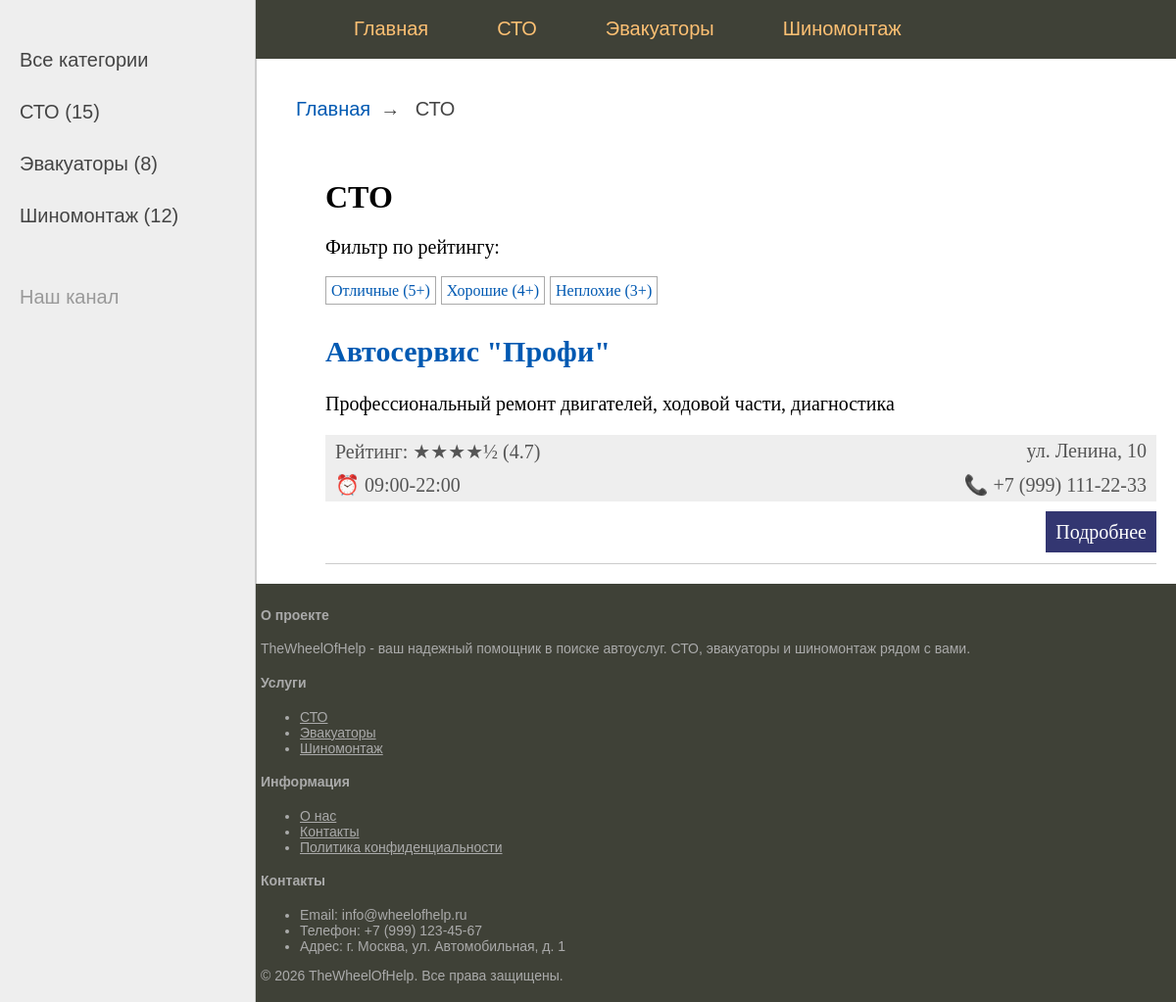
Page /category/tech-station/ on the committed database.
### homepage/models.py (models this page shows, shortened)
class Category(models.Model):
    name = models.CharField(max_length=100, verbose_name="Название")
    slug = models.SlugField(max_length=100, unique=True, db_index=True, verbose_name="URL")
    class Meta:
        verbose_name = "Категория"
        verbose_name_plural = "Категории"

class Service(models.Model):
    title = models.CharField(max_length=255, verbose_name="Название")
    slug = models.SlugField(max_length=255, unique=True, db_index=True, verbose_name="URL")
    description = models.TextField(blank=True, verbose_name="Описание")
    category = models.ForeignKey('Category', on_delete=models.PROTECT, verbose_name="Категория")
    address = models.CharField(max_length=255, verbose_name="Адрес")
    phone = models.CharField(max_length=20, verbose_name="Телефон")
    work_time = models.CharField(max_length=255, blank=True, verbose_name="Время работы")
    rating = models.FloatField(default=0, verbose_name="Рейтинг")
    time_create = models.DateTimeField(auto_now_add=True, verbose_name="Создано")
    time_update = models.DateTimeField(auto_now=True, verbose_name="Обновлено")
    is_published = models.BooleanField(choices=Status.choices, default=Status.DRAFT, verbose_name="Статус")
    objects = models.Manager()  # стандартный менеджер (все записи)
    published = PublishedManager()  # наш менеджер (только опубликованные)
    def get_absolute_url(self):
        return reverse('homepage:service_detail', kwargs={'service_slug': self.slug})
    class Meta:
        ordering = ['-time_create']  # сортировка по умолчанию (новые сверху)
        verbose_name = "Услуга"
        verbose_name_plural = "Услуги"

### homepage/views.py (the view)
# urls.py: path('category/<slug:cat_slug>/', views.category_detail, name='category_detail'),
def category_detail(request, cat_slug):
    category = get_object_or_404(Category, slug=cat_slug)
    services = Service.published.filter(category=category)
    return render(request, 'homepage/category_detail.html', {
        'title': category.name,
        'services': services,
        'category': category,
        'categories': Category.objects.all(),
        'selected_cat_id': category.id,
    })

### homepage/converter.py (called while the page is built)
    def to_url(self, value):
        return str(value)

### homepage/models.py (called while the page is built)
    def get_queryset(self):
        return super().get_queryset().filter(is_published=Status.PUBLISHED)

### homepage/templatetags/homepage_tags.py (called while the page is built)
@register.inclusion_tag('homepage/list_categories.html')
def show_categories():
    return {"categories": categories}

@register.simple_tag
def get_stars(rating):
    full_stars = int(rating)
    half_star = 1 if rating - full_stars >= 0.5 else 0
    empty_stars = 5 - full_stars - half_star
    stars = "★" * full_stars
    if half_star:
        stars += "½"
    stars += "☆" * empty_stars
    return stars

### templates/homepage/category_detail.html (shortened to what this page needs)
{% extends 'base.html' %}
{% load homepage_tags %}
{% block breadcrumbs %}
<ul class="breadcrumbs">
    <li><a href="{% url 'homepage:index' %}">Главная</a></li>
    <li class="last">{{ category.name }}</li>
</ul>
{% endblock %}
{% block content %}
<h1>{{ category.name }}</h1>
<div class="rating-filter">
    <p>Фильтр по рейтингу:</p>
    <ul class="tags-list">
        <li><a href="
            {% if category.slug == 'tech-station' %}
                {% url 'homepage:tech_station_rating' rating=5 %}
            {% elif category.slug == 'evacuators' %}
                {% url 'homepage:evacuator_rating' rating=5 %}
            {% elif category.slug == 'tire-services' %}
                {% url 'homepage:tire_service_rating' rating=5 %}
            {% endif %}
        ">Отличные (5+)</a></li>
        <li><a href="
            {% if category.slug == 'tech-station' %}
                {% url 'homepage:tech_station_rating' rating=4 %}
            {% elif category.slug == 'evacuators' %}
                {% url 'homepage:evacuator_rating' rating=4 %}
            {% elif category.slug == 'tire-services' %}
                {% url 'homepage:tire_service_rating' rating=4 %}
            {% endif %}
        ">Хорошие (4+)</a></li>
        <li><a href="
            {% if category.slug == 'tech-station' %}
                {% url 'homepage:tech_station_rating' rating=3 %}
            {% elif category.slug == 'evacuators' %}
                {% url 'homepage:evacuator_rating' rating=3 %}
            {% elif category.slug == 'tire-services' %}
                {% url 'homepage:tire_service_rating' rating=3 %}
            {% endif %}
        ">Неплохие (3+)</a></li>
    </ul>
</div>
<ul class="list-articles">
    {% for service in services %}
    <li>
        <h2><a href="{{ service.get_absolute_url }}">{{ service.title }}</a></h2>
        <p>{{ service.description|truncatewords:30 }}</p>
        <div class="article-panel">
            <p class="first">
                Рейтинг: {% get_stars service.rating %} ({{ service.rating }})
            </p>
            <p class="last">
                {{ service.address }}
            </p>
        </div>
        <div class="article-panel">
            <p class="first">⏰ {{ service.work_time|default:"Время не указано" }}</p>
            <p class="last">📞 {{ service.phone }}</p>
        </div>
        <p class="link-read-post">
            <a href="{{ service.get_absolute_url }}">Подробнее</a>
        </p>
    </li>
    {% empty %}
    <li>В этой категории пока нет услуг</li>
    {% endfor %}
</ul>
{% endblock %}

### static/css/styles.css (style rules this page uses)
html, body { font-family: 'Arial'; margin: 0; padding: 0; height: 100%; width: 100%; color: #444; }
a { color: #0059b2; text-decoration: none; }
p.link-read-post { text-align: right; }
p.link-read-post a { padding: 10px; min-width: 100px; background: #333671; color: #fff; text-decoration: none; }
div.article-panel { background: #eee; padding: 5px 10px 5px 10px; box-sizing: border-box; overflow: hidden; color: #555; }
div.article-panel p.first { margin: 0; float: left; }
div.article-panel p.last { margin: 0; float: right; }
ul.list-articles { list-style: none; margin: 0; padding: 0; }
ul.list-articles li { border-bottom: 1px solid #ccc; }
ul.tags-list { width: 100%; margin: 0; padding: 0; list-style: none; }
ul.tags-list li { margin: 0; padding: 0 0 10px; display: inline-block; }
ul.tags-list li a { padding: 5px; font-size: 16px; border: 1px solid #aaa; }
ul.breadcrumbs { margin: 0; padding: 0; list-style: none; font-size: 20px; font-family: Sans-serif, Arial, Tahoma; }
ul.breadcrumbs li { display: inline-block; }
ul.breadcrumbs li a { color: #0059b2; text-decoration: none; }
ul.breadcrumbs li:after { padding: 0 10px 0 10px; content: "\2192"; }
ul.breadcrumbs li.last:after { content: ""; }
.content-text h1 { font-size: 32px; }

### rows in the picture
Category: name "СТО"
Service: title "Автосервис \"Профи\"", description "Профессиональный ремонт двигателей, ходовой части, диагностика", rating "★★★★½", rating "4.7", address "ул. Ленина, 10", work_time "09:00-22:00", phone "+7 (999) 111-22-33"

### other values in the picture
{{ cat.name }} "СТО" "Эвакуаторы" "Шиномонтаж"
{{ cat.count }} "15" "8" "12"
